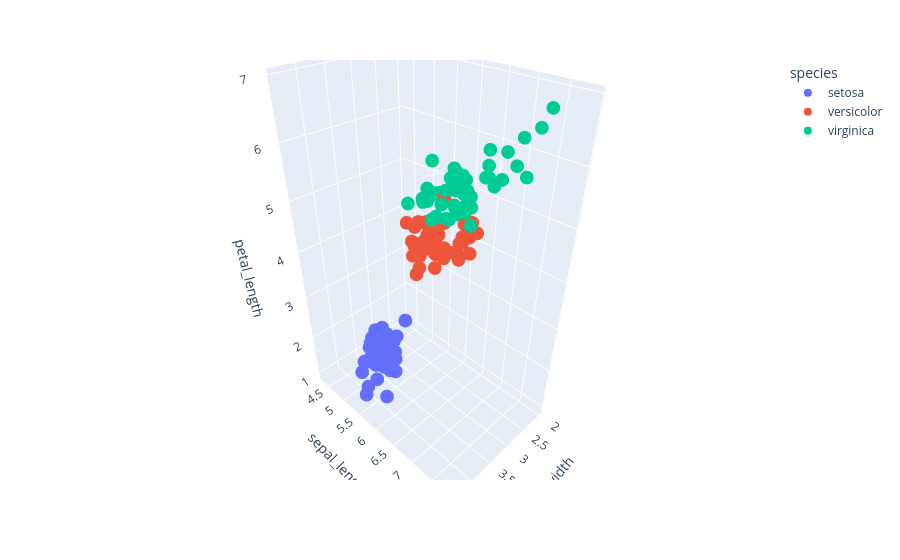

This figure's notebook cell:
### Code cell
data = px.data.iris()
fig = px.scatter_3d(data, x = 'sepal_width', y = 'sepal_length', z = 'petal_length', color='species')
fig.show()

### Figure 1 — Plotly figure (JSON) as saved in the notebook; plotly's stock layout.template omitted (floating-point values rounded to 4 significant figures)
{"data": [{"hovertemplate": "species=setosa<br>sepal_width=%{x}<br>sepal_length=%{y}<br>petal_length=%{z}<extra></extra>", "legendgroup": "setosa", "marker": {"color": "#636efa", "symbol": "circle"}, "mode": "markers", "name": "setosa", "scene": "scene", "showlegend": true, "type": "scatter3d", "x": [3.5, 3.0, 3.2, 3.1, 3.6, 3.9, 3.4, 3.4, 2.9, 3.1, 3.7, 3.4, 3.0, 3.0, 4.0, 4.4, 3.9, 3.5, 3.8, 3.8, 3.4, 3.7, 3.6, 3.3, 3.4, 3.0, 3.4, 3.5, 3.4, 3.2, 3.1, 3.4, 4.1, 4.2, 3.1, 3.2, 3.5, 3.1, 3.0, 3.4, 3.5, 2.3, 3.2, 3.5, 3.8, 3.0, 3.8, 3.2, 3.7, 3.3], "y": [5.1, 4.9, 4.7, 4.6, 5.0, 5.4, 4.6, 5.0, 4.4, 4.9, 5.4, 4.8, 4.8, 4.3, 5.8, 5.7, 5.4, 5.1, 5.7, 5.1, 5.4, 5.1, 4.6, 5.1, 4.8, 5.0, 5.0, 5.2, 5.2, 4.7, 4.8, 5.4, 5.2, 5.5, 4.9, 5.0, 5.5, 4.9, 4.4, 5.1, 5.0, 4.5, 4.4, 5.0, 5.1, 4.8, 5.1, 4.6, 5.3, 5.0], "z": [1.4, 1.4, 1.3, 1.5, 1.4, 1.7, 1.4, 1.5, 1.4, 1.5, 1.5, 1.6, 1.4, 1.1, 1.2, 1.5, 1.3, 1.4, 1.7, 1.5, 1.7, 1.5, 1.0, 1.7, 1.9, 1.6, 1.6, 1.5, 1.4, 1.6, 1.6, 1.5, 1.5, 1.4, 1.5, 1.2, 1.3, 1.5, 1.3, 1.5, 1.3, 1.3, 1.3, 1.6, 1.9, 1.4, 1.6, 1.4, 1.5, 1.4]}, {"hovertemplate": "species=versicolor<br>sepal_width=%{x}<br>sepal_length=%{y}<br>petal_length=%{z}<extra></extra>", "legendgroup": "versicolor", "marker": {"color": "#EF553B", "symbol": "circle"}, "mode": "markers", "name": "versicolor", "scene": "scene", "showlegend": true, "type": "scatter3d", "x": [3.2, 3.2, 3.1, 2.3, 2.8, 2.8, 3.3, 2.4, 2.9, 2.7, 2.0, 3.0, 2.2, 2.9, 2.9, 3.1, 3.0, 2.7, 2.2, 2.5, 3.2, 2.8, 2.5, 2.8, 2.9, 3.0, 2.8, 3.0, 2.9, 2.6, 2.4, 2.4, 2.7, 2.7, 3.0, 3.4, 3.1, 2.3, 3.0, 2.5, 2.6, 3.0, 2.6, 2.3, 2.7, 3.0, 2.9, 2.9, 2.5, 2.8], "y": [7.0, 6.4, 6.9, 5.5, 6.5, 5.7, 6.3, 4.9, 6.6, 5.2, 5.0, 5.9, 6.0, 6.1, 5.6, 6.7, 5.6, 5.8, 6.2, 5.6, 5.9, 6.1, 6.3, 6.1, 6.4, 6.6, 6.8, 6.7, 6.0, 5.7, 5.5, 5.5, 5.8, 6.0, 5.4, 6.0, 6.7, 6.3, 5.6, 5.5, 5.5, 6.1, 5.8, 5.0, 5.6, 5.7, 5.7, 6.2, 5.1, 5.7], "z": [4.7, 4.5, 4.9, 4.0, 4.6, 4.5, 4.7, 3.3, 4.6, 3.9, 3.5, 4.2, 4.0, 4.7, 3.6, 4.4, 4.5, 4.1, 4.5, 3.9, 4.8, 4.0, 4.9, 4.7, 4.3, 4.4, 4.8, 5.0, 4.5, 3.5, 3.8, 3.7, 3.9, 5.1, 4.5, 4.5, 4.7, 4.4, 4.1, 4.0, 4.4, 4.6, 4.0, 3.3, 4.2, 4.2, 4.2, 4.3, 3.0, 4.1]}, {"hovertemplate": "species=virginica<br>sepal_width=%{x}<br>sepal_length=%{y}<br>petal_length=%{z}<extra></extra>", "legendgroup": "virginica", "marker": {"color": "#00cc96", "symbol": "circle"}, "mode": "markers", "name": "virginica", "scene": "scene", "showlegend": true, "type": "scatter3d", "x": [3.3, 2.7, 3.0, 2.9, 3.0, 3.0, 2.5, 2.9, 2.5, 3.6, 3.2, 2.7, 3.0, 2.5, 2.8, 3.2, 3.0, 3.8, 2.6, 2.2, 3.2, 2.8, 2.8, 2.7, 3.3, 3.2, 2.8, 3.0, 2.8, 3.0, 2.8, 3.8, 2.8, 2.8, 2.6, 3.0, 3.4, 3.1, 3.0, 3.1, 3.1, 3.1, 2.7, 3.2, 3.3, 3.0, 2.5, 3.0, 3.4, 3.0], "y": [6.3, 5.8, 7.1, 6.3, 6.5, 7.6, 4.9, 7.3, 6.7, 7.2, 6.5, 6.4, 6.8, 5.7, 5.8, 6.4, 6.5, 7.7, 7.7, 6.0, 6.9, 5.6, 7.7, 6.3, 6.7, 7.2, 6.2, 6.1, 6.4, 7.2, 7.4, 7.9, 6.4, 6.3, 6.1, 7.7, 6.3, 6.4, 6.0, 6.9, 6.7, 6.9, 5.8, 6.8, 6.7, 6.7, 6.3, 6.5, 6.2, 5.9], "z": [6.0, 5.1, 5.9, 5.6, 5.8, 6.6, 4.5, 6.3, 5.8, 6.1, 5.1, 5.3, 5.5, 5.0, 5.1, 5.3, 5.5, 6.7, 6.9, 5.0, 5.7, 4.9, 6.7, 4.9, 5.7, 6.0, 4.8, 4.9, 5.6, 5.8, 6.1, 6.4, 5.6, 5.1, 5.6, 6.1, 5.6, 5.5, 4.8, 5.4, 5.6, 5.1, 5.1, 5.9, 5.7, 5.2, 5.0, 5.2, 5.4, 5.1]}], "layout": {"legend": {"title": {"text": "species"}, "tracegroupgap": 0}, "margin": {"t": 60}, "scene": {"domain": {"x": [0, 1], "y": [0, 1]}, "xaxis": {"title": {"text": "sepal_width"}}, "yaxis": {"title": {"text": "sepal_length"}}, "zaxis": {"title": {"text": "petal_length"}}}}}
